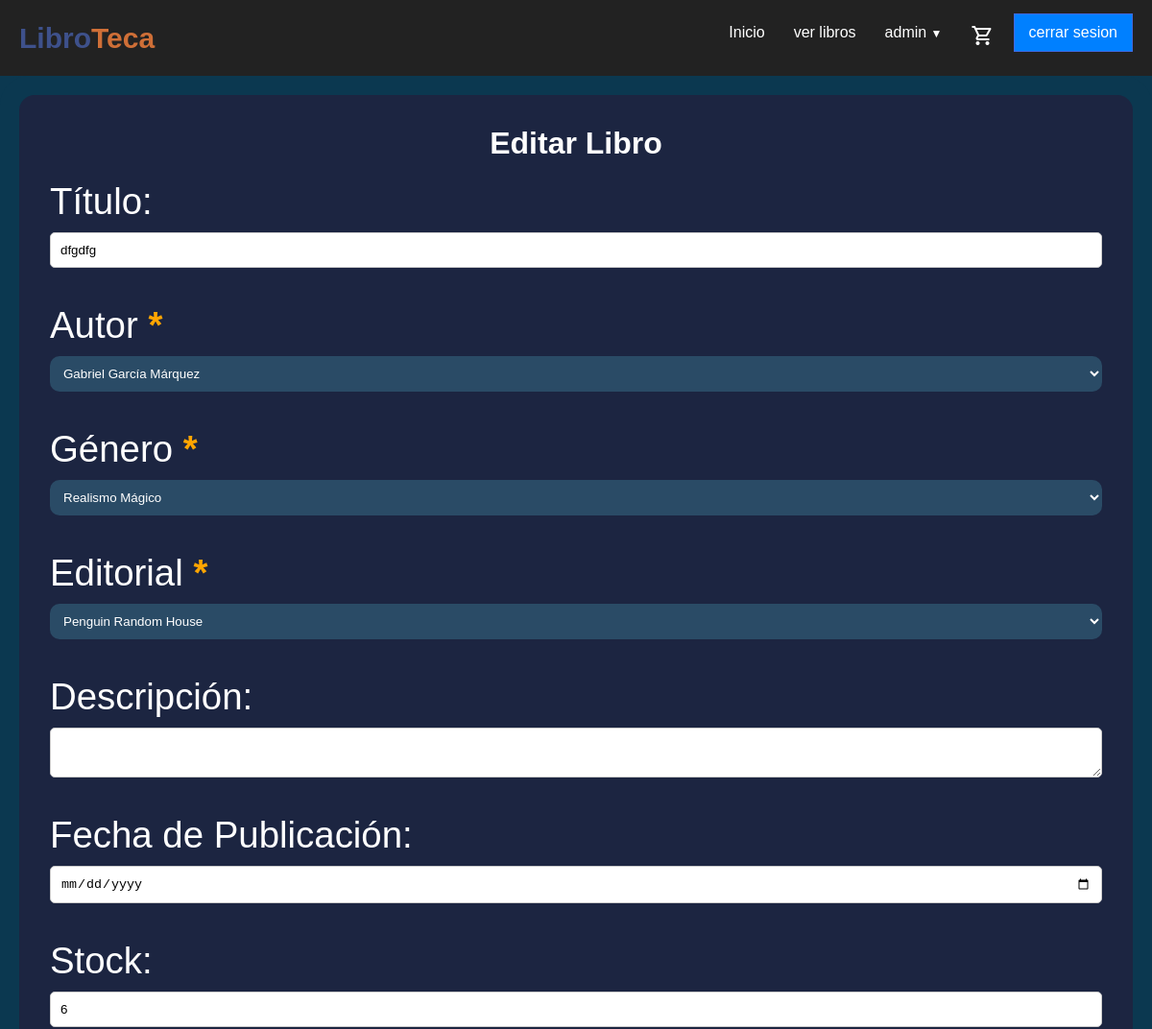
The page /editarlibro/36 (signed in, upper part) on the database as committed earlier.
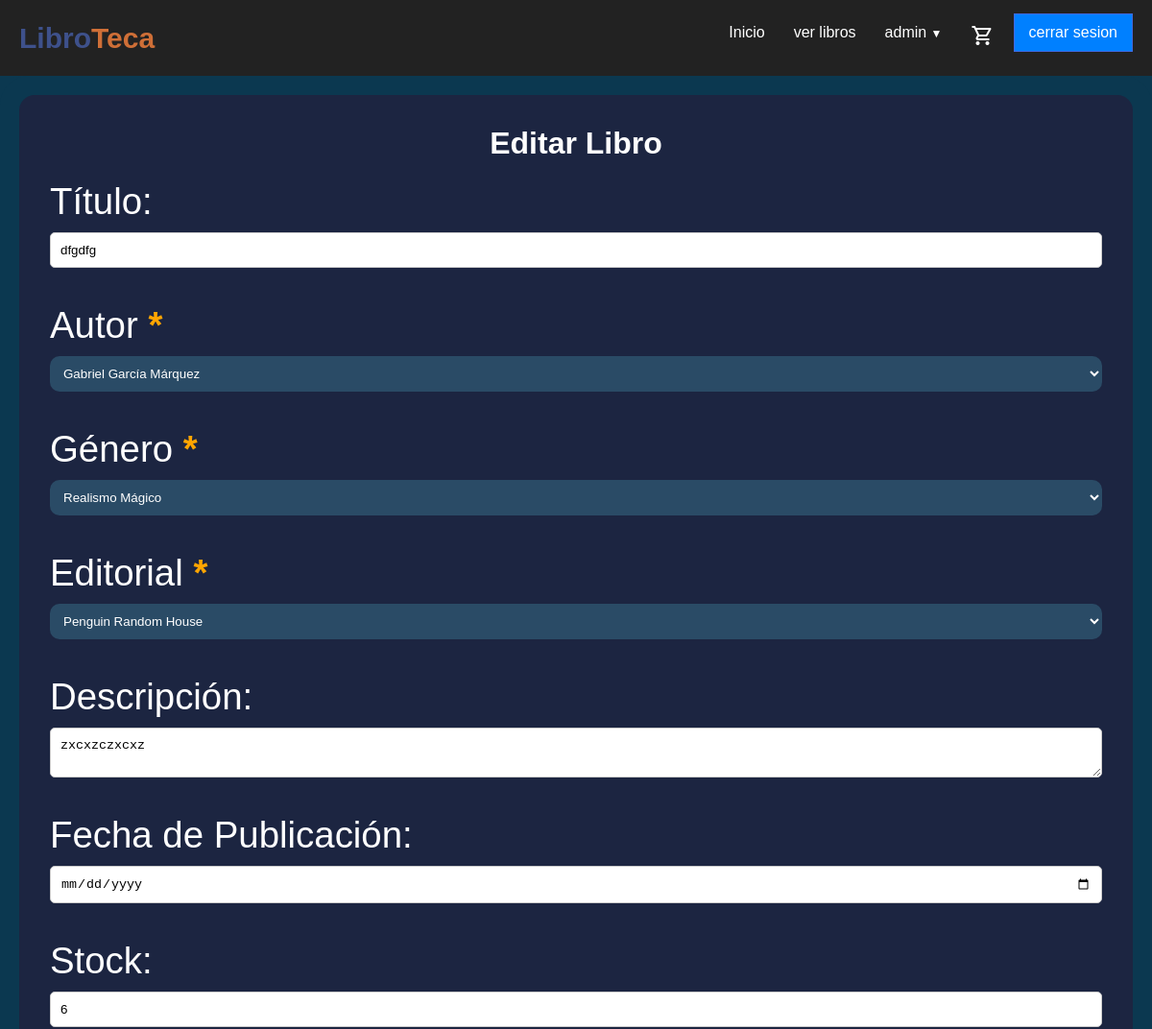
The same page on the database as committed later.
### models/controladordatabase.py (models this page shows, shortened)
class Libros(db.Model):
    __tablename__ = 'Libros'
    id = db.Column(db.Integer, primary_key=True)
    titulo = db.Column(db.String(100), nullable=False)
    descripcion = db.Column(db.Text, nullable=True)
    fecha_emision = db.Column(db.Text, nullable=False, default=date.today)
    stock = db.Column(db.Integer, nullable=False)
    precio = db.Column(db.Float, nullable=False)
    precio_alquiler = db.Column(db.Float, nullable=True)
    img = db.Column(db.String(200), nullable=True, default="sinimagen.jpg")
    id_autor = db.Column(db.Integer, db.ForeignKey('Autores.id'), nullable=False)
    id_genero = db.Column(db.Integer, db.ForeignKey('Generos.id'), nullable=False)
    id_editorial = db.Column(db.Integer, db.ForeignKey('Editorial.id'), nullable=True)
    isbn = db.Column(db.String(13), unique=True, nullable=True)
    idioma = db.Column(db.String(50), nullable=True)
    edicion = db.Column(db.String(50), nullable=True)
    paginas = db.Column(db.Integer, nullable=True)
    fecha_publicacion = db.Column(db.Text, nullable=True,  default=date.today)
    formato = db.Column(db.Enum('Tapa dura', 'Tapa blanda', 'eBook', 'Audiolibro', 'Otro'), nullable=True)
    calificacion_promedio = db.Column(db.Float, nullable=True, default=0.0)
    prestamos = db.relationship('Prestamo', backref='libro', lazy=True)
    comentarios = db.relationship('Comentario', backref='libro', lazy=True)

### routes/libros.py (the view, shortened to what this page needs)
@libros.route('/editarlibro/<int:id>', methods=['POST', 'GET'])
@admin_required
def editarlibro(id):
    libro = Libros.query.get_or_404(id)
    autores = Autor.query.all()
    generos = Genero.query.all()
    editoriales = Editorial.query.all()
    return render_template('libros/editarlibro.html', libro=libro, autores=autores, generos=generos, editoriales=editoriales)

### routes/login.py (called while the page is built)
def admin_required(f):
    @wraps(f)
    def decorated_function(*args, **kwargs):
        if "nombre" not in session:
            flash("Acceso denegado: Debes iniciar sesión.")
            return redirect(url_for('user.index_login'))
        if session.get('rol') != 'admin':
            flash("Acceso denegado: Se requiere rol de administrador.")
            return redirect(url_for('libros.bienvenida'))
        return f(*args, **kwargs)
    return decorated_function

### templates/libros/editarlibro.html (shortened to what this page needs)
{% extends 'layout.html' %}
{% block content %}
<body>
    <div class="container">
    <h1>Editar Libro</h1>
    <form action="{{ url_for('libros.editarlibro', id=libro.id) }}" method="POST" enctype="multipart/form-data">
        <label for="titulo">Título:</label>
        <input type="search" name="titulo" value="{{ libro.titulo }}" class="input_field" required><br>
     <label for="autor">Autor <strong style="color: orange;">*</strong></label>
     <select name="autor" id="autor_select" class="input_field" required>
         {% for autor in autores %}
         <option value="{{ autor.id }}">{{ autor.nombre }} {{ autor.apellido }}</option>
         {% endfor %}
     </select><br>
     <label for="genero">Género <strong style="color: orange;">*</strong></label>
     <select name="genero" id="genero_select" class="input_field" required>
         {% for genero in generos %}
         <option value="{{ genero.id }}">{{ genero.nombre }}</option>
         {% endfor %}
     </select><br>
     <label for="editorial">Editorial <strong style="color: orange;">*</strong></label>
     <select name="editorial" id="editorial_select" class="input_field" required>
         {% for editorial in editoriales %}
         <option value="{{ editorial.id }}">{{ editorial.nombre }}</option>
         {% endfor %}
     </select><br>
        <label for="descripcion">Descripción:</label>
        <textarea name="descripcion"  class="input_field">{{ libro.descripcion }}</textarea><br>
        <label for="fecha_publicacion">Fecha de Publicación:</label>
        <input type="date" name="fecha_publicacion" class="input_field" value="{{ libro.fecha_emision if libro.fecha_emision else 'Fecha Desconocida'}}" ><br>
        <label for="stock">Stock:</label>
        <input class="input_field" type="number" name="stock" value="{{ libro.stock if libro.stock else 'Desconocido'}}" required><br>
        <input class="input_field" type="number" step="0.01" name="precio" value="{{ libro.precio }}" class="input_field" required><br>
        <input class="input_field" type="number" step="0.01" name="precio_alquiler" value="{{ libro.precio_alquiler if libro.precio_alquiler else '0' }}" class="input_field"><br>
        <input class="input_field" type="text" name="isbn" value="{{ libro.isbn if libro.isbn else '' }}" ><br>
            <br>
        <input class="input_field" type="text" name="edicion" value="{{ libro.edicion if libro.edicion else 'Desconocido' }}" ><br>
         <br>
    </form>
</div>
</body>
</html>
</head>
<body>
{% endblock %}

Rows that differ between the two databases and show on the page:
changed Libros "dfgdfg": descripcion (not shown) → "zxcxzczxcxz"
